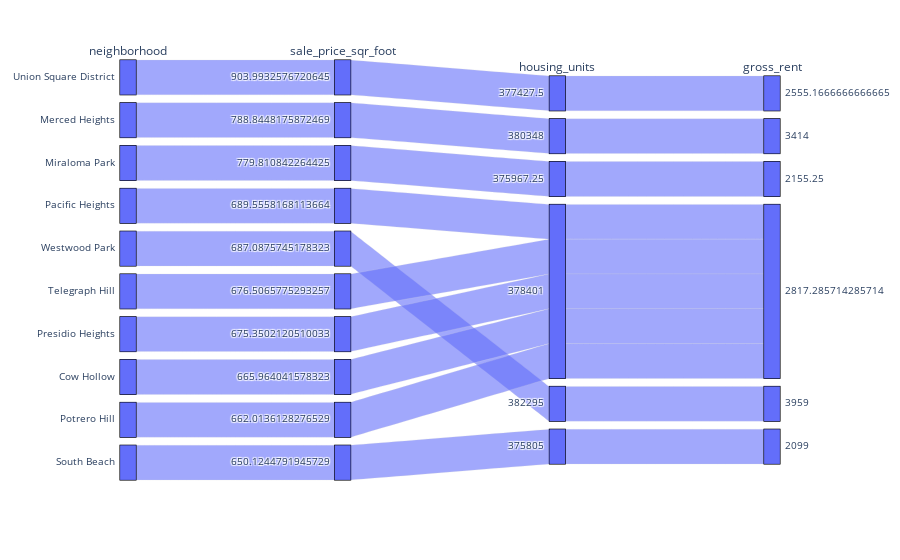

Write notebook code for a chart like this one.
### Code cell
# Parallel Categories Plot
px.parallel_categories(Top_10)
# YOUR CODE HERE!

### Figure 1 — Plotly figure (JSON) as saved in the notebook; plotly's stock layout.template omitted (floating-point values rounded to 4 significant figures)
{"data": [{"dimensions": [{"label": "neighborhood", "values": ["Union Square District", "Merced Heights", "Miraloma Park", "Pacific Heights", "Westwood Park", "Telegraph Hill", "Presidio Heights", "Cow Hollow", "Potrero Hill", "South Beach"]}, {"label": "sale_price_sqr_foot", "values": [904.0, 788.8, 779.8, 689.6, 687.1, 676.5, 675.4, 666.0, 662.0, 650.1]}, {"label": "housing_units", "values": [377400.0, 380348, 376000.0, 378401, 382295, 378401, 378401, 378401, 378401, 375805]}, {"label": "gross_rent", "values": [2555.0, 3414, 2155.0, 2817.0, 3959, 2817.0, 2817.0, 2817.0, 2817.0, 2099]}], "domain": {"x": [0, 1], "y": [0, 1]}, "name": "", "type": "parcats"}], "layout": {"autosize": true, "legend": {"tracegroupgap": 0}, "margin": {"t": 60}}}
